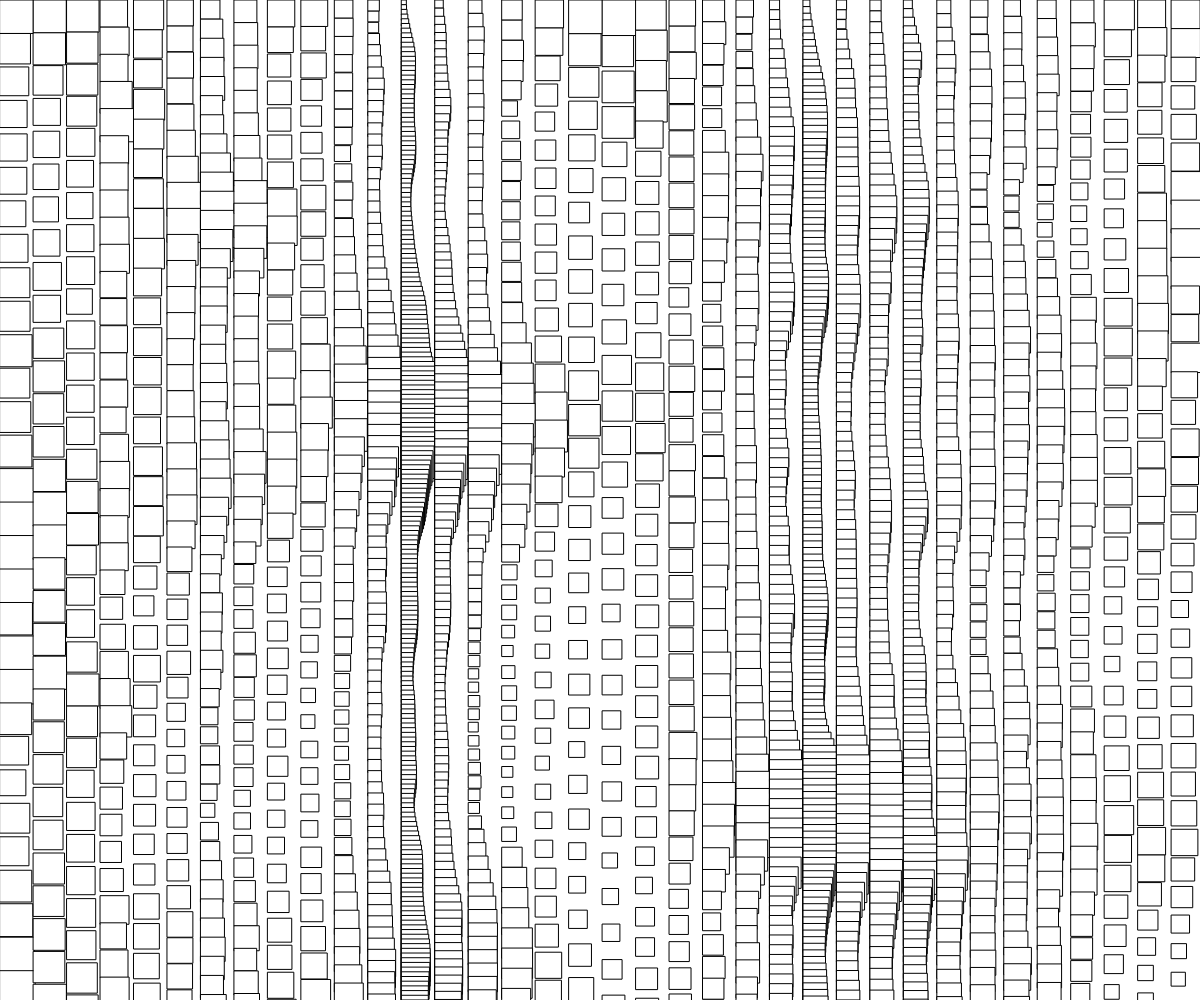
Frame 1 (no input)
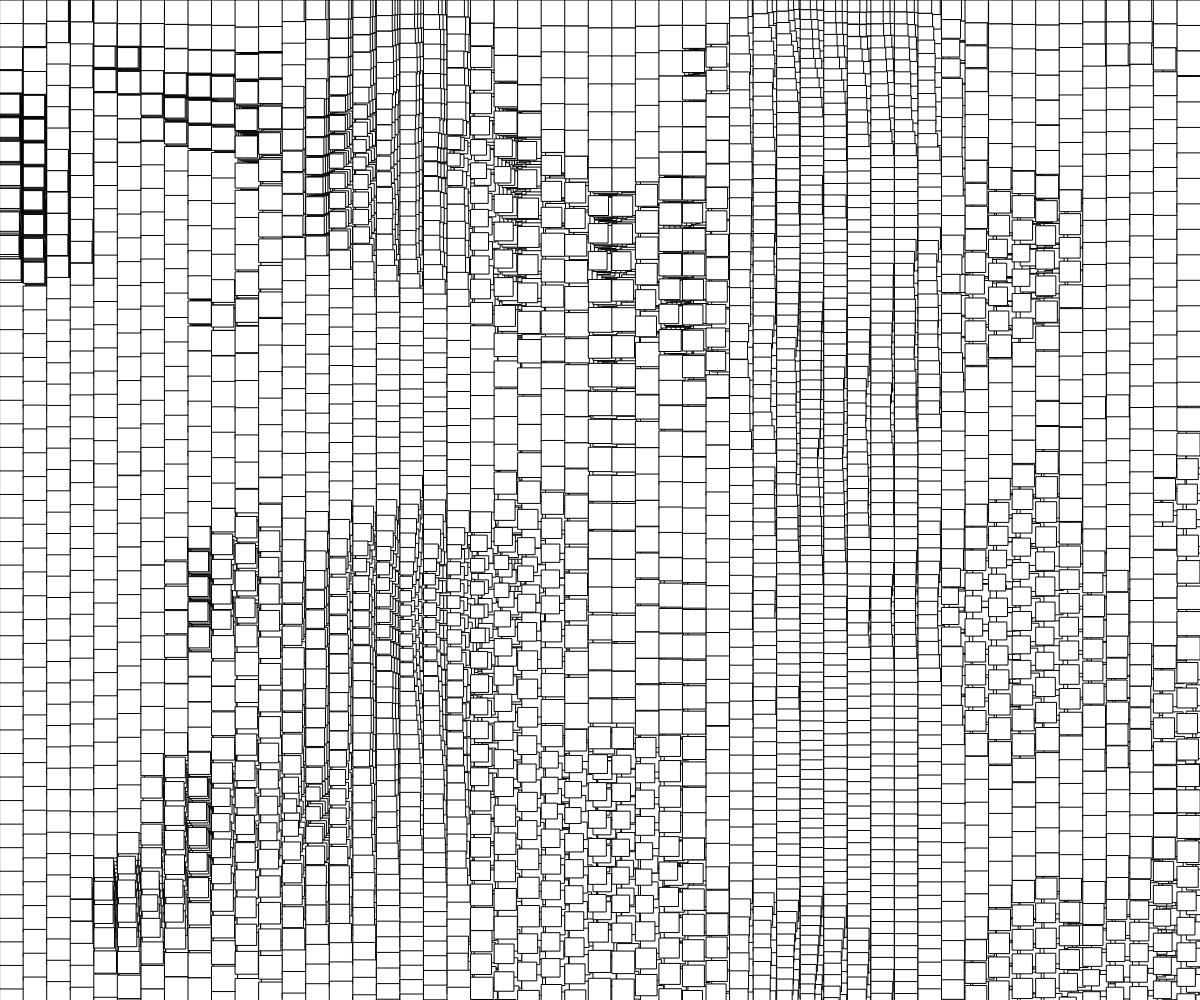
Frame 60 (no input)
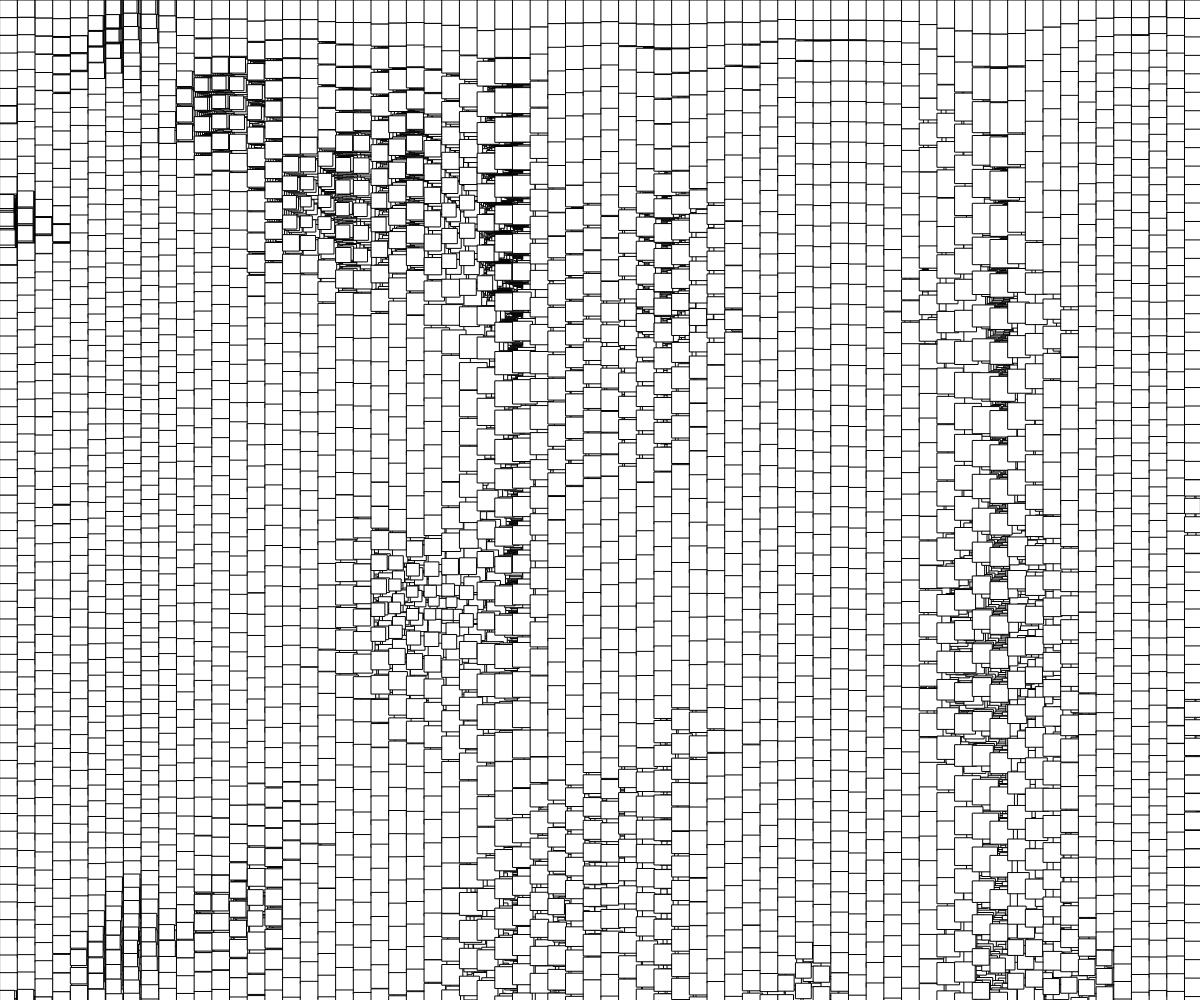
Frame 120 (the mouse pressed at the canvas centre since frame 60)

The p5.js sketch that drew these frames (run headless with seeded random() and noise() and a simulated clock; from frame 60 on, the mouse is pressed at the canvas centre):

// p5.js sketch
// ── sketch.js
function setup() {
  createCanvas(innerWidth, innerHeight);
}

let gridsize = 50;
function draw() {
  let t = frameCount * .005;
  for(let x=0;x<width;x+=noise(t)*gridsize){
    for(let y=0;y<height;y+=noise(t,x*.005)*gridsize) {
      square(x,y,noise(t,x*.005,y*.005)*gridsize);
    }
  }
}
